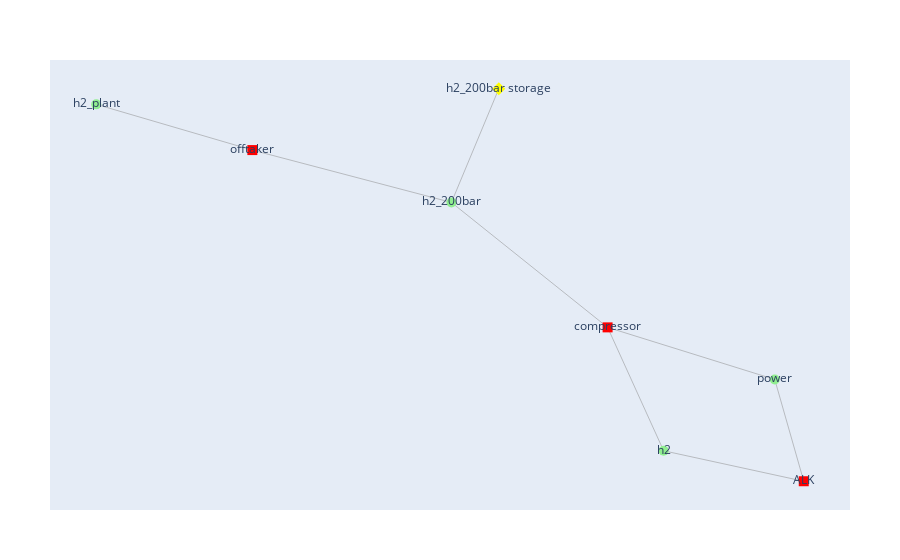

The notebook cell saved with this chart:
### Markdown cell above
The new problem looks like this:

### Code cell
inputs = [windIn]
processes = [alk,offtaker,h2Comp]
utilities = []
outputs = [h2,cut]
storage = [h2Store]
problem = Problem(inputs,processes,outputs,utilities,storage)
vivi_graph(problem)

### Figure 1 — Plotly figure (JSON) as saved in the notebook; plotly's stock layout.template omitted (floating-point values rounded to 4 significant figures)
{"data": [{"line": {"color": "#888", "width": 0.5}, "mode": "lines", "type": "scatter", "x": [1, 0.6039, null, -0.5587, -1, null, 0.4455, 0.004096, null, 0.138, 0.004096, null, 0.004096, -0.5587, null, 0.6039, 0.4455, null, 0.918, 1, null, 0.918, 0.4455, null], "y": [-1, -0.8446, null, 0.6875, 0.9205, null, -0.2159, 0.4207, null, 1, 0.4207, null, 0.4207, 0.6875, null, -0.8446, -0.2159, null, -0.4813, -1, null, -0.4813, -0.2159, null]}, {"marker": {"color": "red", "size": 10, "symbol": "square"}, "mode": "markers+text", "name": "Process", "text": ["ALK", "offtaker", "compressor"], "type": "scatter", "x": [1, -0.5587, 0.4455], "y": [-1, 0.6875, -0.2159]}, {"marker": {"color": "yellow", "size": 10, "symbol": "diamond"}, "mode": "markers+text", "name": "Storage", "text": ["h2_200bar storage"], "type": "scatter", "x": [0.138], "y": [1]}, {"marker": {"color": "#90EE90", "size": 10, "symbol": "circle"}, "mode": "markers+text", "name": "Resource", "text": ["h2_200bar", "h2", "power", "h2_plant"], "type": "scatter", "x": [0.004096, 0.6039, 0.918, -1], "y": [0.4207, -0.8446, -0.4813, 0.9205]}], "layout": {"hovermode": "closest", "margin": {"b": 50, "l": 50, "r": 50, "t": 60}, "showarrow": false, "showlegend": false, "titlefont": {"size": 16}, "xaxis": {"showgrid": false, "showticklabels": false, "zeroline": false}, "yaxis": {"showgrid": false, "showticklabels": false, "zeroline": false}}}
